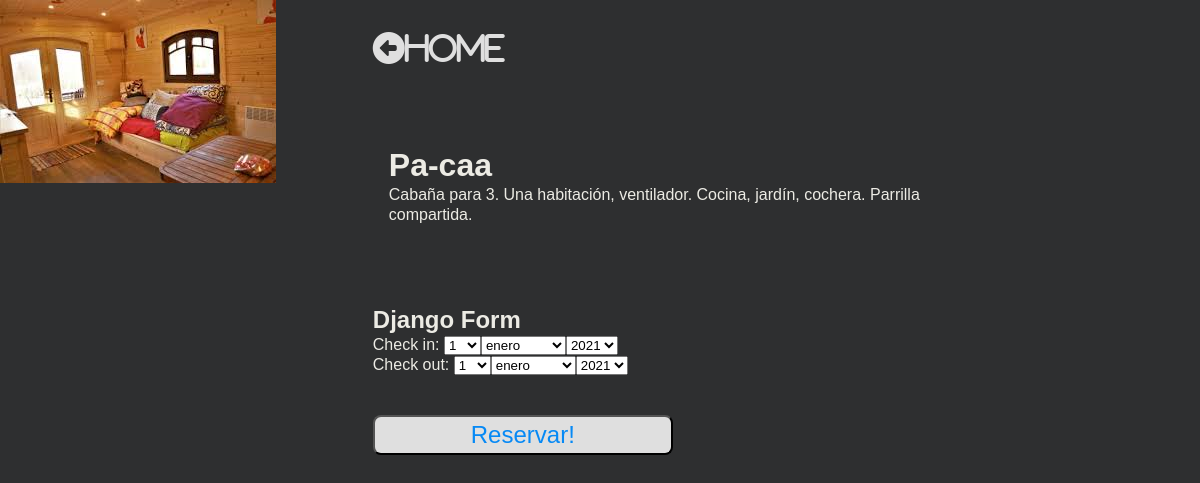
Screenshot of /apartment/Pa-caa with the database file from the repository.
### hotel/models.py (models this page shows, shortened)
class Apartment(models.Model):
    APARTMENT_CATEGORIES=(
        ('Saracura', 'Saracura'),
        ('Pa-caa', 'Pa-caa'),
    )
    number=models.IntegerField()
    category=models.CharField(max_length=10, choices=APARTMENT_CATEGORIES)
    rooms=models.IntegerField()
    beds=models.IntegerField()
    capacity=models.IntegerField()
    kitchen=models.BooleanField(default=False)
    garden=models.BooleanField(default=False)
    barbecue=models.BooleanField(default=False)
    garage=models.BooleanField(default=False)
    precio=models.IntegerField()
    description=models.CharField(max_length=500)
    front_img=models.ImageField(upload_to='hotel/static/hotel/images')
    gallery=models.ImageField(upload_to='hotel/static/hotel/images')

### hotel/views.py (the view, shortened to what this page needs)
# urls.py: path('apartment/<category>', ApartmentDetail.as_view(), name='ApartmentDetail'),
class ApartmentDetail(View):
    def get(self, request, *args, **kwargs):
        category = self.kwargs.get('category', None)
        form = AvailabilityForm()
        apartment_list= Apartment.objects.filter(category=category)
        if len(apartment_list)>0:
            apartment = apartment_list[0]
            apartment_img = apartment.gallery
            apartment_desc = apartment.description
            apartment_category = dict(apartment.APARTMENT_CATEGORIES).get(apartment.category, None)
            context = {
            'apartment_category': apartment_category,
            'form' : form,
            'apartment_img': apartment_img,
            'apartment_desc': apartment_desc
            }
            return render(request, 'apartment_detail.html', context)
        else:
            return HttpResponse('Esa categoría no existe!')

### hotel/forms.py
class AvailabilityForm(forms.Form):
    check_in=forms.DateField(widget=forms.SelectDateWidget, required=True)
    check_out=forms.DateField(widget=forms.SelectDateWidget, required=True)

### hotel/templates/apartment_detail.html (shortened to what this page needs)
{% load static %}
<!DOCTYPE html>
<html lang="en">
<head>
    <link rel="stylesheet" href="{% static 'hotel/css/detail.css' %}">
</head>
<body>
    <div class="content">
        <div class="image">
            <img
                src="{{ apartment_img.url }}">
        </div>
        <div class="room">
            <div class="home">
                <a href="{% url 'hotel:ApartmentList' %}"><i class="fas fa-arrow-alt-circle-left">Home</i></a>
            </div>
            <div class="room-info">
                <h1>{{apartment_category}}</h1>
                <p>{{apartment_desc}} </p>
            </div>
                <h2>
                    Django Form
                </h2>
                <form action="", method="POST">
                    {{form.as_p}}
                    <br>
                    <br>
                    <button type="submit">Reservar!</button>
                </form>

### hotel/static/hotel/css/detail.css (style rules this page uses)
* { padding:0; margin:0; box-sizing: border-box; }
body { background-color: rgb(46, 47, 48); color: rgb(236, 235, 228); font-family: sans-serif; line-height: 1.25; height: 100vh; }
.content { display: flex; flex-direction: row; flex-wrap: wrap; width:100%; justify-content: left; }
.image { flex: 0.3; }
.room { flex:0.5; margin: 2rem; display:flex; text-align: left; align-items: start; flex-direction: column; }
.home { flex: 0.2; }
.room-info { flex: 0.4; margin: 5rem 1rem; }
form { display: flex; flex: 0.4 1 auto; flex-direction: column; }
.image img { flex:1; max-height: 99.2vh; }
i { color:#dfdfdf; font-size: 2rem; }
input, button { flex:1; width:300px; border-radius: 0.5rem; line-height: 1.5; font-size: 1.5rem; color: #555; }
button { background-color: #dfdfdf; color:rgb(6, 137, 245); outline:none; }

### rows the page displays
Apartment: category "Pa-caa", description "Cabaña para 3. Una habitación, ventilador. Cocina, jardín, cochera. Parrilla compartida."
